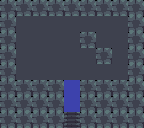

This is a level from a 2D game, rendered from its Tiled map with the project's own tilesets. A one-line summary and the complete map file follow:
An orthogonal 9x8 tile map with 16x16 px tiles, 1 tile layer (terrain) and 3 objects.

<map version="1.10" tiledversion="1.11.2" orientation="orthogonal" renderorder="right-down" width="9" height="8" tilewidth="16" tileheight="16" infinite="0" nextlayerid="3" nextobjectid="4">
 <properties>
  <property name="name" value="Twins" />
  <property name="author" value="moineau" />
  <property name="goldMoves" type="int" value="25" />
  <property name="silverMoves" type="int" value="29" />
  <property name="goldTime" type="float" value="6.2" />
 </properties>
 <tileset firstgid="1" source="tileset.tsx" />
 <layer id="1" name="terrain" width="9" height="8">
  <data encoding="csv">
4,4,4,4,4,4,4,4,4,
4,1,1,1,1,1,1,1,4,
4,1,1,1,1,4,1,1,4,
4,1,1,1,1,1,4,1,4,
4,1,1,1,1,1,1,1,4,
4,4,4,4,3,4,4,4,4,
4,4,4,4,3,4,4,4,4,
4,4,4,4,5,4,4,4,4
</data>
 </layer>
 <objectgroup id="2" name="objects">
  <object id="1" gid="6" x="16" y="32" width="16" height="16" />
  <object id="2" gid="9" x="64" y="64" width="16" height="16" />
  <object id="3" gid="9" x="64" y="80" width="16" height="16" />
 </objectgroup>
</map>
